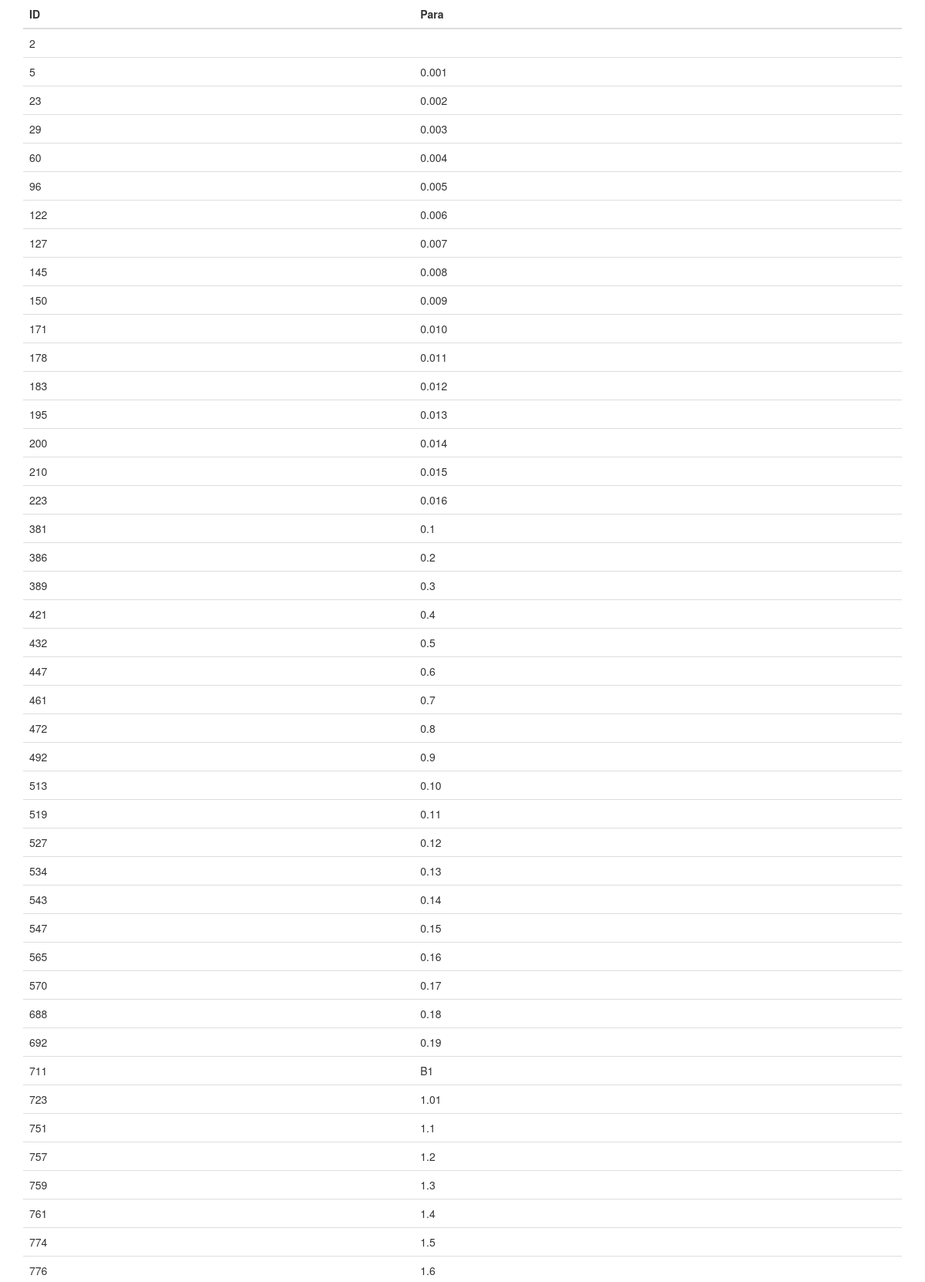
The app's page /Util_testindex.php (upper part) with its own data.
### tables this page shows
CREATE TABLE `B1v12019` (
  `ID` int(5) NOT NULL AUTO_INCREMENT,
  `Section` varchar(3) DEFAULT '',
  `Page` varchar(25) DEFAULT '',
  `Para` varchar(6) DEFAULT '',
  `Data1` varchar(135) DEFAULT '',
  `Data2` varchar(129) DEFAULT '',
  `Data3` varchar(97) DEFAULT '',
  `Data4` varchar(65) DEFAULT '',
  `Data5` varchar(64) DEFAULT '',
  `Data6` varchar(54) DEFAULT '',
  `Data7` varchar(54) DEFAULT '',
  `Data8` varchar(55) DEFAULT '',
  PRIMARY KEY (`ID`),
  UNIQUE KEY `ID` (`ID`) USING BTREE,
  KEY `ID_2` (`ID`)
);

### Fparaindex.php (called while the page is built, shortened)
<?php
function Fparaindex (){
  global $mysqli;
  $paraquery = "SELECT `ID`,`Para` FROM `B1v12019` GROUP BY `Para` ORDER BY `ID` ASC ";
  $pararesult = $mysqli->query($paraquery);
 return $pararesult;
}
 ?>

### Util_testindex.php (the view, shortened to what this page needs)
<!doctype html>
<html>
<head>
<link rel="stylesheet" href="http://maxcdn.bootstrapcdn.com/bootstrap/3.3.6/css/bootstrap.min.css">
</head>
<body>
<div class="container">
 <table class="table">
  <thead>
  <tr>
  <th scope="col">ID</th>
  <th scope="col">Para</th>
  </tr>
  </thead>
  <tbody>
      <?php
        $mysqli=Fdbconn();
        include "Fparaindex.php";
        $pararesult = Fparaindex();
      ?>
      <tr>
      <?php
    while($data = mysqli_fetch_array($pararesult))
    {
      echo"<td>".$data['ID']."</td>";
      echo"<td>".$data['Para']."</td>";
      echo "</tr>";
    }
    ?>
     </tbody>
  </table>
</div>
</body>
</html>

### records on screen
b1v12019: ID "2"
b1v12019: ID "5", Para "0.001"
b1v12019: ID "23", Para "0.002"
b1v12019: ID "29", Para "0.003"
b1v12019: ID "60", Para "0.004"
b1v12019: ID "96", Para "0.005"
b1v12019: ID "122", Para "0.006"
b1v12019: ID "127", Para "0.007"
b1v12019: ID "145", Para "0.008"
b1v12019: ID "150", Para "0.009"
b1v12019: ID "171", Para "0.010"
b1v12019: ID "178", Para "0.011"
b1v12019: ID "183", Para "0.012"
b1v12019: ID "195", Para "0.013"
b1v12019: ID "200", Para "0.014"
b1v12019: ID "210", Para "0.015"
b1v12019: ID "223", Para "0.016"
b1v12019: ID "381", Para "0.1"
b1v12019: ID "386", Para "0.2"
b1v12019: ID "389", Para "0.3"
b1v12019: ID "421", Para "0.4"
b1v12019: ID "432", Para "0.5"
b1v12019: ID "447", Para "0.6"
b1v12019: ID "461", Para "0.7"
b1v12019: ID "472", Para "0.8"
b1v12019: ID "492", Para "0.9"
b1v12019: ID "513", Para "0.10"
b1v12019: ID "519", Para "0.11"
b1v12019: ID "527", Para "0.12"
b1v12019: ID "534", Para "0.13"
b1v12019: ID "543", Para "0.14"
b1v12019: ID "547", Para "0.15"
b1v12019: ID "565", Para "0.16"
b1v12019: ID "570", Para "0.17"
b1v12019: ID "688", Para "0.18"
b1v12019: ID "692", Para "0.19"
b1v12019: ID "711", Para "B1"
b1v12019: ID "723", Para "1.01"
b1v12019: ID "751", Para "1.1"
b1v12019: ID "757", Para "1.2"
b1v12019: ID "759", Para "1.3"
b1v12019: ID "761", Para "1.4"
b1v12019: ID "774", Para "1.5"
b1v12019: ID "776", Para "1.6"
